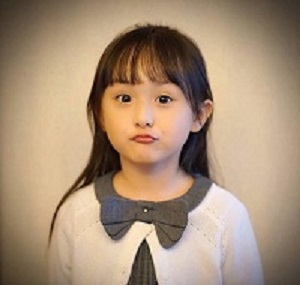
//> input picture Opencv_task61-80/photo/girl.jpg, 300 x 285 px
$ ./074二值图像分析_提取最大轮廓与编码关键点   (built with g++ and OpenCV 4)
//> lines starting //> are read from the running program, lines starting //| are printed output that depends on the picture; after the words box and inside, x2 and y2 are one past the last pixel; in counts of white or black regions, pixels touching at a corner belong together
#include <opencv2/imgproc.hpp>
#include <opencv2/highgui.hpp>
#include <math.h>
using namespace cv;
using namespace std;
int main(int argc, char** argv)
{
	Mat src = imread("photo/girl.jpg");
//> src is the input picture: 285 rows x 300 cols, CV_8UC3; mean B, G, R 119.4, 143.4, 168
	imshow("input", src);

	// 二值图像
	Mat gray, binary;
	cvtColor(src, gray, COLOR_BGR2GRAY);
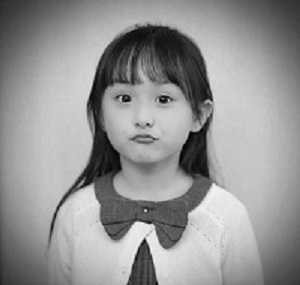
//> gray: 285 rows x 300 cols, CV_8UC1; min 1, max 246, mean 148
	threshold(gray, binary, 0, 255, THRESH_BINARY | THRESH_OTSU);
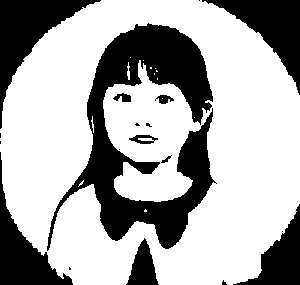
//> binary: 285 rows x 300 cols, CV_8UC1; 67.6% white; 19 black regions (9 under 20 px), largest, box (x1, y1, x2, y2) and area: (47, 23, 217, 251) 14174, (0, 0, 101, 129) 3842, (202, 0, 300, 95) 3320
	imshow("binary", binary);

	// 定义结构元素
	Mat se = getStructuringElement(MORPH_RECT, Size(3, 3), Point(-1, -1));
	morphologyEx(binary, binary, MORPH_CLOSE, se);
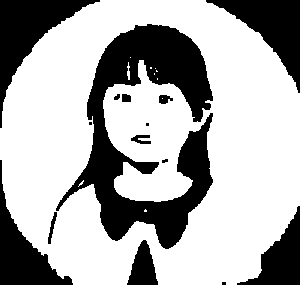
//> binary: 285 rows x 300 cols, CV_8UC1; 67.9% white; 15 black regions (4 under 20 px)

	vector<vector<Point>> contours;
	vector<Vec4i> hierarchy;
	findContours(binary, contours, hierarchy, RETR_LIST, CHAIN_APPROX_SIMPLE);
//> contours = 20 contours, 12 with area under 20; largest, box (x1, y1, x2, y2) and area: (0, 0, 300, 285) 71950, (55, 23, 214, 250) 14631, (130, 134, 152, 145) 146, (47, 211, 58, 245) 140, (158, 94, 174, 105) 110, (121, 93, 132, 103) 82, (113, 93, 121, 101) 35, (161, 158, 169, 164) 26
	int height = src.rows;
//> height = 285
	int width = src.cols;
//> width = 300
	int index = -1;
	int max = 0;
	for (size_t t = 0; t < contours.size(); t++) {
		Rect rect = boundingRect(contours[t]);
		if (rect.height >= height || rect.width >= width) {
			continue;
		}
		double area = contourArea(contours[t]);
		if (area > max) {
			max = area;
			index = t;
		}
	}
//> this loop made 20 passes
//> (rect, area, max) on passes 1, 5, 19: (Rect(47, 211, 11, 34), 140, 140), (Rect(130, 134, 22, 11), 146.5, 146), (Rect(55, 23, 159, 227), 14631, 14631)
//> (rect, area) on passes 4, 9, 10, 11: (Rect(161, 158, 8, 6), 26), (Rect(158, 94, 16, 11), 110.5), (Rect(121, 93, 11, 10), 82), (Rect(113, 93, 8, 8), 35)
//> after the loop, max = 14631; index = 18
	Mat result = Mat::zeros(src.size(), src.type());
	Mat pts;
	drawContours(src, contours, index, Scalar(0, 0, 255), 1, 8);
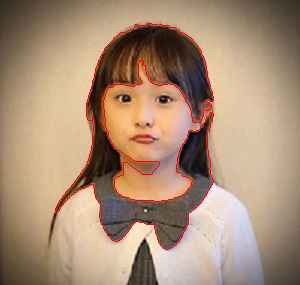
//> src: 285 rows x 300 cols, CV_8UC3; 1.4% of pixels changed, all inside (x1, y1, x2, y2) = (55, 23, 214, 250)
	approxPolyDP(contours[index], pts, 4, true);
//> pts = contour of 56 points, box (x1, y1, x2, y2) (55, 24, 214, 250), area 14584
	for (int i = 0; i < pts.rows; i++) {
		Vec2i pt = pts.at<Vec2i>(i, 0);
		circle(src, Point(pt[0], pt[1]), 2, Scalar(0, 255, 0), 2, 8, 0);
		circle(result, Point(pt[0], pt[1]), 2, Scalar(0, 255, 0), 2, 8, 0);
	}
//> this loop made 56 passes
//> pt on passes 1 to 12: [135, 24], [168, 25], [190, 37], [204, 58], [213, 96], [205, 101], [211, 107], [202, 108], [201, 121], [193, 122], [180, 90], [173, 84]
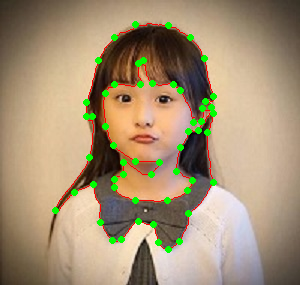
//> src: 285 rows x 300 cols, CV_8UC3; 2.42% of pixels changed, all inside (x1, y1, x2, y2) = (52, 21, 217, 253)
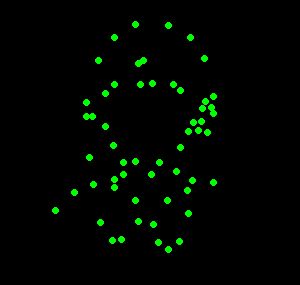
//> result: 285 rows x 300 cols, CV_8UC3; mean B, G, R 0, 6.2, 0
	imshow("result", src);
	waitKey(0);
	return 0;
}

$ run again, with Opencv_task61-80/photo/ce_02.jpg copied over Opencv_task61-80/photo/girl.jpg
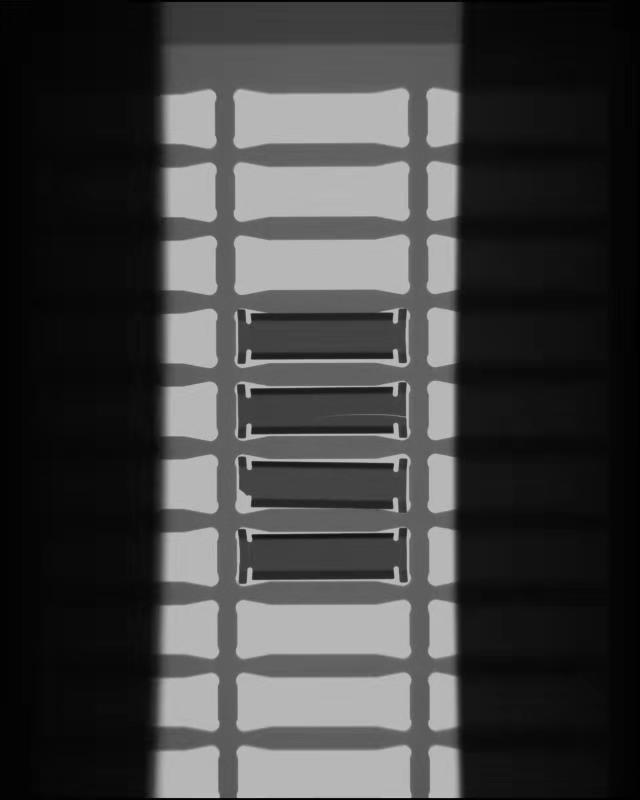
//> input picture Opencv_task61-80/photo/ce_02.jpg, 640 x 800 px
//> src is the input picture: 800 rows x 640 cols, CV_8UC3; min 0, max 201, mean 63.9
//> `threshold(gray, binary, 0, 255, THRESH_BINARY | THRESH_OTSU);`:
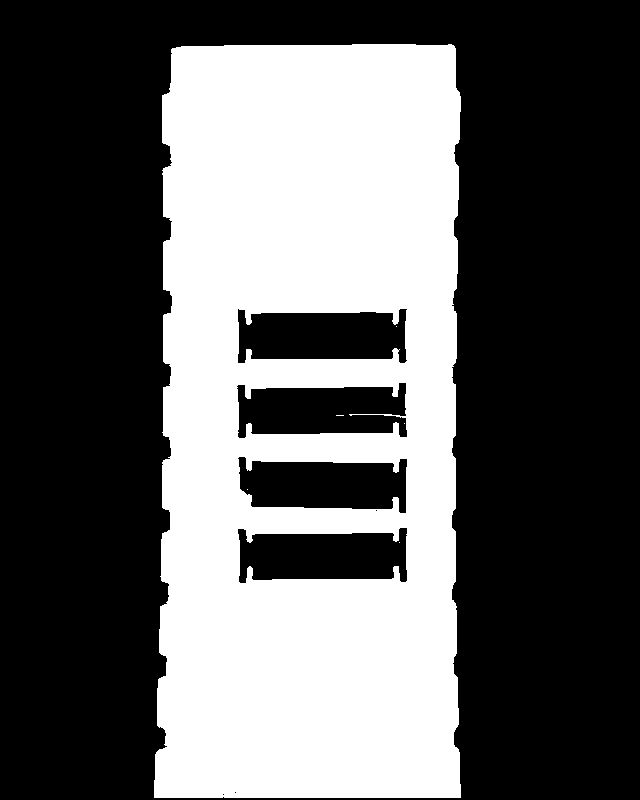
//> binary: 800 rows x 640 cols, CV_8UC1; 37.3% white; 6 white regions (5 under 20 px), largest, box (x1, y1, x2, y2) and area: (154, 44, 461, 798) 190778
//> contours = 7 contours, 2 with area under 20; largest, box (x1, y1, x2, y2) and area: (154, 44, 461, 798) 219454, (237, 308, 407, 364) 7782, (237, 382, 408, 439) 7743, (237, 527, 408, 584) 7697, (238, 456, 408, 514) 7560
//> the loop `for (size_t t = 0; t < contours.size(); t++)` made 7 passes
//> (rect, area, max) on passes 1, 5, 6, 7: (Rect(237, 527, 171, 57), 7697, 7697), (Rect(237, 382, 171, 57), 7743, 7743), (Rect(237, 308, 170, 56), 7782, 7782), (Rect(154, 44, 307, 754), 219453.5, 219453)
//> after the loop `for (size_t t = 0; t < contours.size(); t++)`: max = 219453; index = 6
//> pts = contour of 53 points, box (x1, y1, x2, y2) (154, 44, 461, 798), area 218965
//> the loop `for (int i = 0; i < pts.rows; i++)` made 53 passes
//> pt on passes 1 to 8: [451, 44], [171, 49], [169, 92], [162, 95], [162, 142], [171, 154], [170, 165], [162, 170]
//> after the loop `for (int i = 0; i < pts.rows; i++)`:
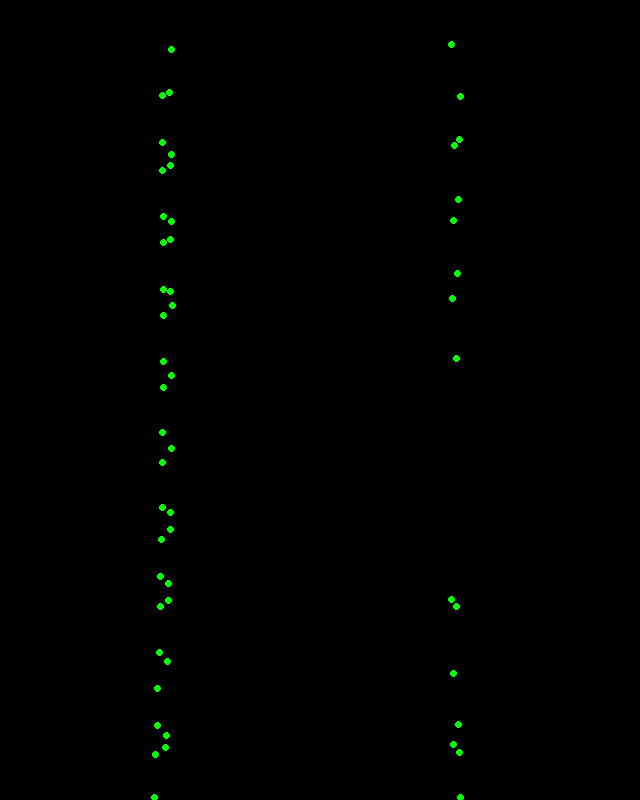
//> result: 800 rows x 640 cols, CV_8UC3; mean B, G, R 0, 1, 0
